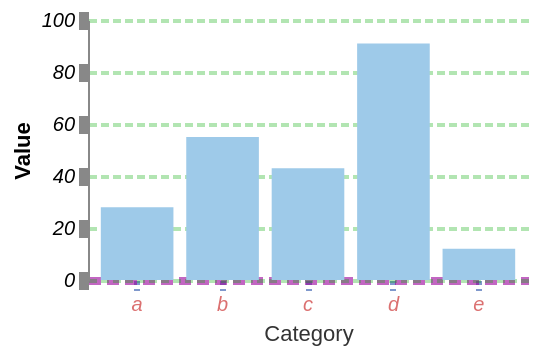

Source (Vega-Lite JSON):
### Vega specification from a JSON file in a GitHub repository (floating-point values rounded to 4 significant figures)
{"$schema": "https://vega.github.io/schema/vega/v6.json", "description": "Every part of an axis restyled: colours, widths, dashes and opacities on the ticks, grid and domain line, and a coloured italic label beside a plain title.", "width": 220, "height": 130, "padding": 5, "data": [{"name": "table", "values": [{"c": "a", "v": 28}, {"c": "b", "v": 55}, {"c": "c", "v": 43}, {"c": "d", "v": 91}, {"c": "e", "v": 12}]}], "scales": [{"name": "x", "type": "band", "domain": {"data": "table", "field": "c"}, "range": "width", "padding": 0.15}, {"name": "y", "type": "linear", "domain": {"data": "table", "field": "v"}, "range": "height", "nice": true}], "axes": [{"orient": "bottom", "scale": "x", "title": "Category", "tickColor": "#003399", "tickWidth": 3, "tickDash": [2, 2], "tickOpacity": 0.5, "domainColor": "#990099", "domainWidth": 4, "domainDash": [6, 3], "domainOpacity": 0.6, "labelColor": "#cc3333", "labelFontStyle": "italic", "labelOpacity": 0.7, "titleColor": "#333333", "titleFontWeight": "normal"}, {"orient": "left", "scale": "y", "title": "Value", "grid": true, "tickCount": 4, "gridColor": "#00aa00", "gridWidth": 2, "gridDash": [4, 2], "gridOpacity": 0.3, "tickWidth": 9, "labelFontStyle": "italic", "domainColor": "#888888"}], "marks": [{"type": "rect", "from": {"data": "table"}, "encode": {"enter": {"x": {"scale": "x", "field": "c"}, "width": {"scale": "x", "band": 1}, "y": {"scale": "y", "field": "v"}, "y2": {"scale": "y", "value": 0}, "fill": {"value": "#9ecae9"}}}}]}
